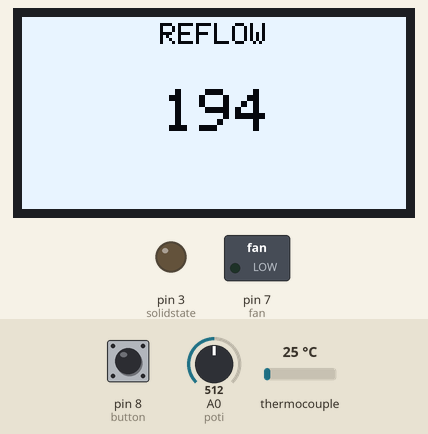
Bench run of a sketch on a simulated Arduino Uno, built with avr-gcc and run on an emulated ATmega328P. On the bench: 128×64 one-colour display, switched loads named in the sketch (green lamp = pin HIGH), output pins drawn as LEDs (lit = HIGH). Inputs (shaded band) come from the test bench; at power-on: pin 8 (button) HIGH, thermocouple 25 °C, A0 (poti) = 512. What the sketch prints to the serial monitor is not drawn.

Above: at 4.2 s.
4.3 s: pin 8 (button) pulled LOW for 1 s
At 5.82 s:
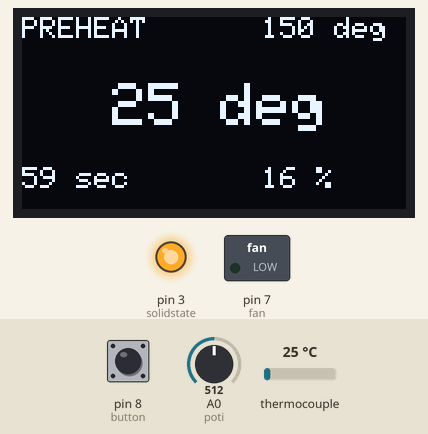
5.9 s: thermocouple set to 188 °C
At 6.9 s:
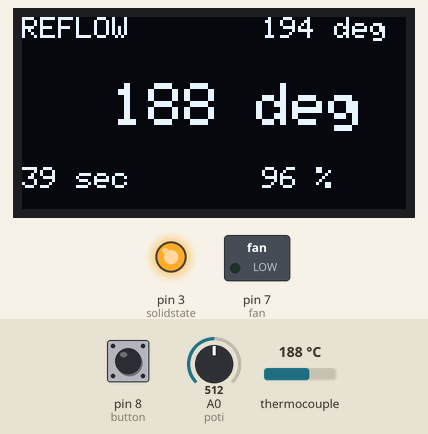
8.9 s: thermocouple set to 197 °C
At 11.4 s:
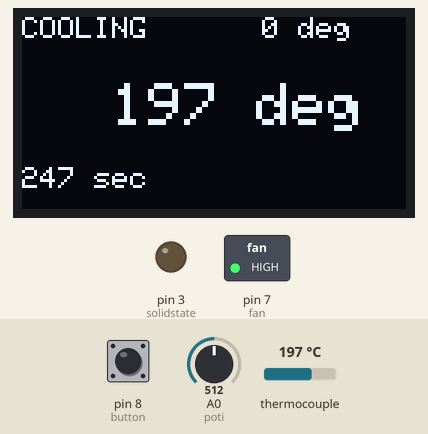
11.9 s: pin 8 (button) pulled LOW for 3.2 s
At 14.8 s:
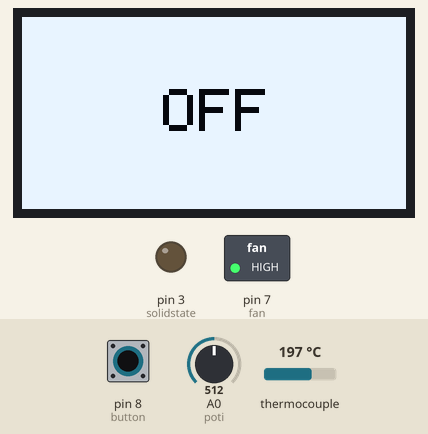
16.8 s: pin 8 (button) pulled LOW for 0.15 s
At 17.21 s:
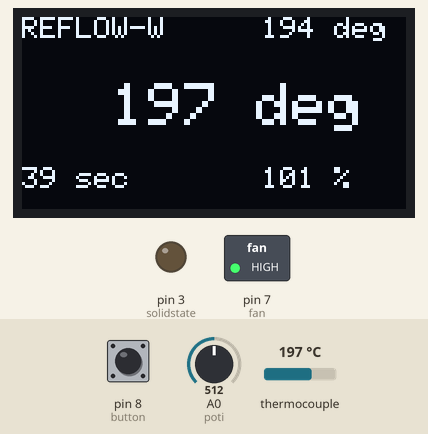
17.5 s: A0 (poti) set to 716
At 18.9 s:
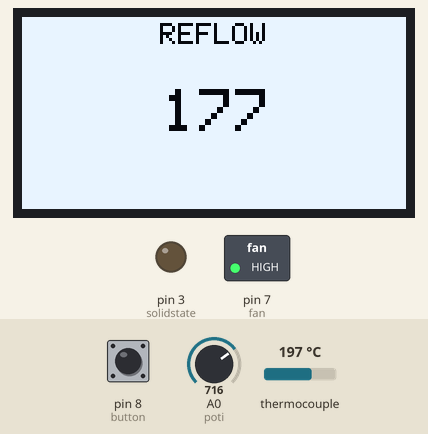
Timing chart, 0 to 20.5 s (numbered marks = the images above; inputs shaded):
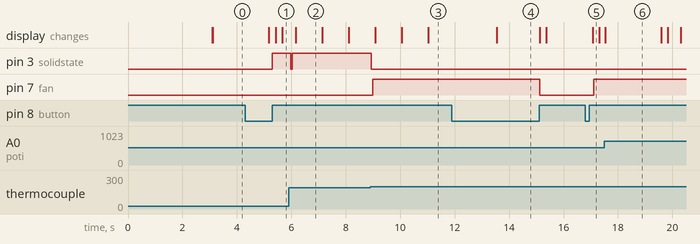

Measured:
- the behaviour switches between 193 and 194 °C on thermocouple (found by bisection; images 2 and 3)
- after the input at 4.3 s, pin 3 (solidstate): LOW → HIGH after 1.0 s; the display: first differs from a run without the input after 1.1 s (image 1 shows a later state)
- after the input at 5.9 s, pin 3 (solidstate): HIGH → LOW after 0.08 s, → HIGH 0.06 s later; the display: changes after 0.26 s (image 2)
- after the input at 8.9 s, pin 3 (solidstate): HIGH → LOW at once; pin 7 (fan): LOW → HIGH after 0.10 s; the display: first changes after 0.19 s (image 3 shows a later state)
- after the input at 11.9 s, pin 7 (fan): HIGH → LOW after 3.2 s; the display: changes after 1.6 s (image 4)
- after the input at 16.8 s, pin 7 (fan): LOW → HIGH after 0.31 s; the display: changes after 0.28 s (image 5)
- after the input at 17.5 s, the display: changes at once (image 6)

The sketch:

SMDReflow-w.ino
```cpp
#include <SPI.h>
#include <Wire.h>
#include <Adafruit_GFX.h>
#include <Adafruit_SSD1306.h>
#include "max6675.h"
//#include <Thermocouple.h>
//#include <MAX6675_Thermocouple.h>


#define PREHEAT_TIME 60   // Time heater ON needed to preheat to 150°
#define PREHEAT_WAIT 27   // Time heater OFF needed to reach preheat temp 150°
#define REFLOW_TIME 40    // Time heater ON to up temp to reflow temp (POT)
#define REFLOW_WAIT 16    // Time heater OFF needed to reach reflow temp (POT)
#define COOLDOWN_TIME 250 // Time heater OFF and FAN ON to cool heater

#define OLED_RESET 0  // GPIO0
#define SCREEN_WIDTH 128 // OLED display width, in pixels
#define SCREEN_HEIGHT 64 // OLED display height, in pixels
Adafruit_SSD1306 display(SCREEN_WIDTH, SCREEN_HEIGHT, &Wire, OLED_RESET);

int thermoDO = 6;  //SO
int thermoCS = 4;  // CS
int thermoCLK = 5; // SCK

//#define SCK_PIN   6  //  SCK
//#define SO_PIN    4  //  SO
//#define CS_PIN    5  //  CS

MAX6675 thermocouple(thermoCLK, thermoCS, thermoDO);
//Thermocouple* thermocouple;

const int button = 8;
const int solidstate = 3;
const int poti = A0;
const int fan = 7;

const int temp_preheat = 150;
const int temp_reflow = 240;

int tread =0;
int temp_now = 0;
int temp_next = 0;
int temp_poti = 0;
int temp_poti_old = 0;
String state[] = {"OFF", "PREHEAT", "RAMP", "REFLOW", "REFLOW-W", "COOLING"};
int state_now = 0;

int time_count = 0;
int perc = 0;

int offset = 0;


void setup() {
  Serial.begin(9600);
  //thermocouple = new MAX6675_Thermocouple(SCK_PIN, CS_PIN, SO_PIN);

  pinMode(button, INPUT);
  pinMode(solidstate, OUTPUT);
  pinMode(fan, OUTPUT);
  digitalWrite(solidstate, LOW);
  digitalWrite(fan, LOW);
  display.begin(SSD1306_SWITCHCAPVCC, 0x3C);

  display.fillScreen(BLACK);
  display.setTextColor(WHITE);
  display.setTextSize(2);
  display.setCursor(18,0);
  display.println("SMD IRON");
  display.setCursor(20,20);
  display.println("REFLOW");
  //display.setTextSize(1);
  display.setCursor(20,40);
  display.println("STATION");
  display.display();
  delay(3000);
  display.clearDisplay();
  display.display();
 }

long t = millis();
long t_solder = millis();
long t_cool = millis();

void loop() {
  tread++;
  if (tread > 4) {
    temp_now = thermocouple.readCelsius();
    tread=0;
    Serial.print("temp:");
    Serial.println(temp_now);
  }

//  temp_now = thermocouple->readCelsius();

  temp_poti = map(analogRead(poti), 1023, 0, temp_preheat, temp_reflow);

  if (temp_poti != temp_poti_old) {
    int v = 0;
    display.fillScreen(WHITE);
    display.setTextColor(BLACK);
    display.setTextSize(1);
    display.setCursor(X(1, 7), Y(1, 0.1));
    display.println("PREHEAT");
    display.setTextSize(2);
    display.setCursor(X(2, 3), Y(2, 0.5));

    while (v < 100) {
      temp_poti = map(analogRead(poti), 1023, 0, temp_preheat, temp_reflow);
      if (temp_poti > temp_poti_old + 1 || temp_poti < temp_poti_old - 1) {
        display.fillScreen(WHITE);
        display.setTextSize(1);
        display.setCursor(X(1, 6), Y(1, 0.1));
        display.println("REFLOW");
        display.setTextSize(2);
        display.setCursor(X(2, 3), Y(2, 0.5));
        display.println(String(temp_poti));
        display.display();
        temp_poti_old = temp_poti;
        v = 0;
      }
      v++;
      delay(20);
    }
    temp_poti_old = temp_poti;
  }

  if (millis() > t + 200 || millis() < t) {
    PrintScreen(state[state_now], temp_next, temp_now, time_count, perc);
    t = millis();
  }


  if (digitalRead(button) == 0) {
    delay(100);
    int c = 0;
    while (digitalRead(button) == 0) {
      c++;
      if (c > 150) {
        digitalWrite(solidstate, LOW);
        state_now = 0;
        display.fillScreen(WHITE);
        display.setTextColor(BLACK);
        display.setTextSize(2);
        display.setCursor(X(2, 3), Y(2, 0.5));
        display.println("OFF");
        display.display();
        while (digitalRead(button) == 0) delay(1);
        return;
      }
      delay(10);
    }

    t_solder = millis();
    perc = 0,
    state_now++;
    if (state_now == 0) temp_next = 0;
    else if (state_now == 6) {
      state_now = 0;
      temp_next = 0;
    }
  }


  if (state_now == 1) { //PREHEAT
    temp_next = temp_preheat;
    regulate_temp(temp_now, temp_preheat);
    perc = int((float(temp_now) / float(temp_preheat)) * 100.00);
    time_count = ((t_solder/10)  + PREHEAT_TIME * 100 - (millis()/10)) / 100;
    if (time_count <= 0 || perc >= 100) {
      t_solder = millis();
      state_now = 2;
    }
  }
  else if (state_now == 2) { //PREHEAT WAIT
    temp_next = temp_preheat;
    perc = int((float(temp_now) / float(temp_preheat)) * 100.00);
    time_count = ((t_solder/10)  + PREHEAT_WAIT * 100 - (millis()/10)) / 100;
    digitalWrite(solidstate, LOW);
    if (time_count <= 0 || perc >= 100) {
      t_solder = millis();
      state_now = 3;
    }
  }
  else if (state_now == 3) { //REFLOW
    temp_next = temp_poti ;
    regulate_temp(temp_now, temp_poti);
    perc = int((float(temp_now) / float(temp_poti)) * 100.00);
    time_count = ((t_solder/10)  + REFLOW_TIME * 100 - (millis()/10)) / 100;
    if (time_count <= 0 || perc >= 100) {
      state_now = 4;
      t_solder = millis();
    }
  }

  else if (state_now == 4) { //REFLAW WAIT
    temp_next = temp_poti ;
    perc = int((float(temp_now) / float(temp_poti)) * 100.00);
    time_count = ((t_solder/10)  + REFLOW_WAIT * 100 - (millis()/10)) / 100;
    digitalWrite(solidstate, LOW);
    if (time_count <= 0 || perc >= 100) {
      t_solder = millis();
      state_now = 5;
      perc = 0;
    }
  }


  else if (state_now == 5) { //COOLING
    temp_next = 0;
    digitalWrite(solidstate, LOW);
    digitalWrite(fan, HIGH);

    time_count = ((t_solder/10)  + COOLDOWN_TIME * 100 - (millis()/10)) / 100;

    if (time_count <= 0) {
      state_now = 0;
      digitalWrite(fan, LOW);
    }
  }
  else {
    digitalWrite(solidstate, LOW);
    digitalWrite(fan, LOW);
    time_count = 0;
  }

  delay(30);
}


void regulate_temp(int temp, int should) {
  if (should <= temp - offset) {
    digitalWrite(solidstate, LOW);
  }
  else if (should > temp + offset) {
    digitalWrite(solidstate, HIGH);
  }
}


void PrintScreen(String state, int soll_temp, int ist_temp, int tim, int percentage) {
  display.clearDisplay();
  display.setTextColor(WHITE);
  display.setTextSize(1);
  display.setCursor(0, 0);
  display.println(state);

  display.setCursor(80, 0);
  String str = String(soll_temp) + " deg";
  display.println(str);

  if (tim != 0) {
    display.setCursor(0, 50);
    str = String(tim) + " sec";
    display.println(str);
  }

  if (percentage != 0) {
    display.setCursor(80, 50);
    str = String(percentage) + " %";
    display.println(str);
  }

  display.setTextSize(2);
  display.setCursor(30, 22);
  str = String(ist_temp) + " deg";
  display.println(str);

  display.display();
}


int X(int textgroesse, int n) {
  //gibt die X koordinate aus, damit text mit n zeichen mittig ist

  return (0.5 * (display.width() - textgroesse * (6 * n - 1)));
}//end int X

int Y(int textgroesse, float f) {
  //gibt die Y koordinate aus, damit text mittig ist

  return (f * display.height() - (textgroesse * 4));
}//end int Y
```
